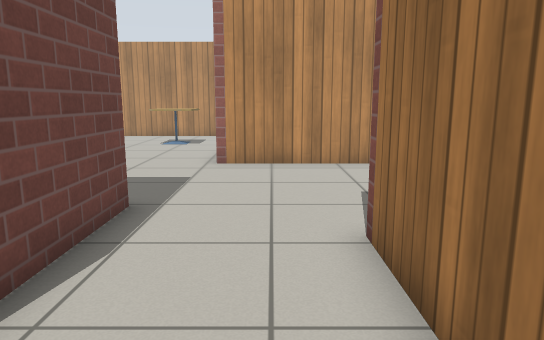
View 1 (above)

16 first-person views from a walk through a robot-simulator world made for Gazebo. The camera is 0.94 m above the floor, tilts 10° down and sees 70° across. The lines on the ground mark 1 m squares. The floor is counted in squares, 0.5 m on a side. Each view is taken from the middle of a square. On the plan, view 1 faces up. The plan holds only what a view shows up to about 19 squares ahead; the rest is blank. The place goes on beyond the plan. Simple patterns stand in for the simulator's built-in surfaces. Some stock models are drawn as simple stand-ins.

View 2
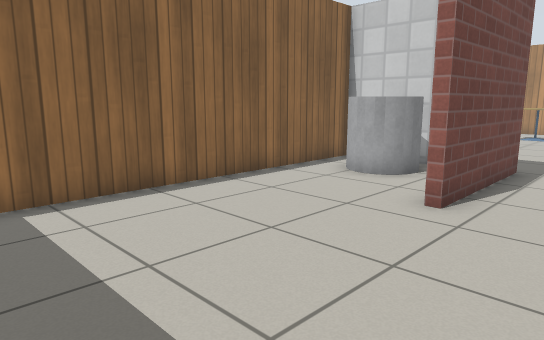

View 3
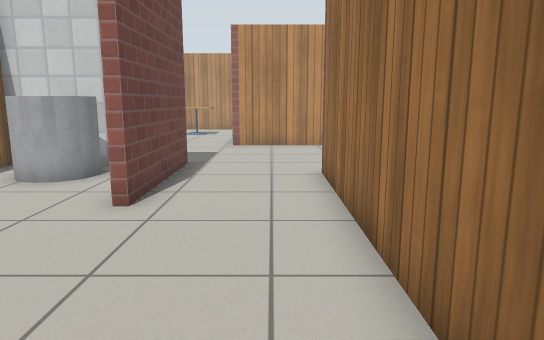

View 4
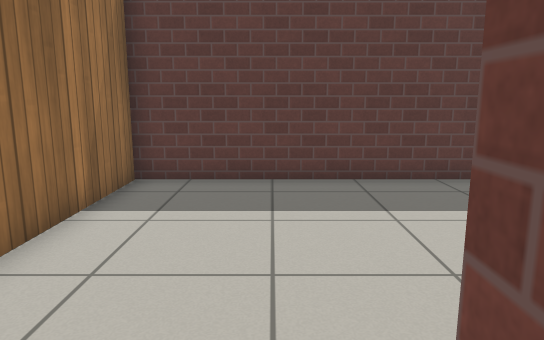

View 5
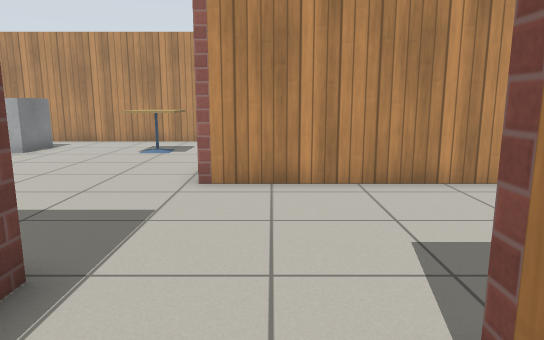

View 6
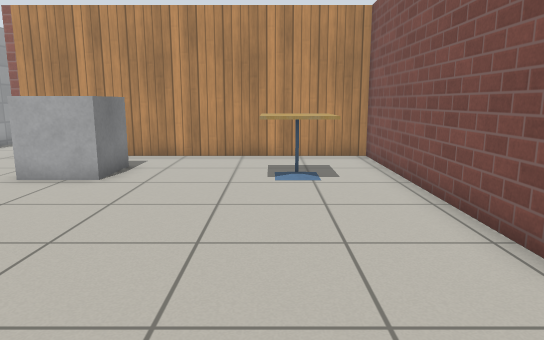

View 7
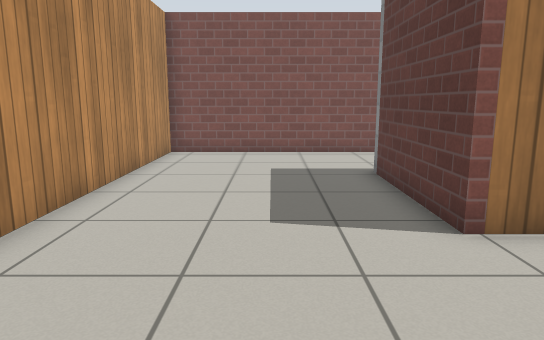

View 8
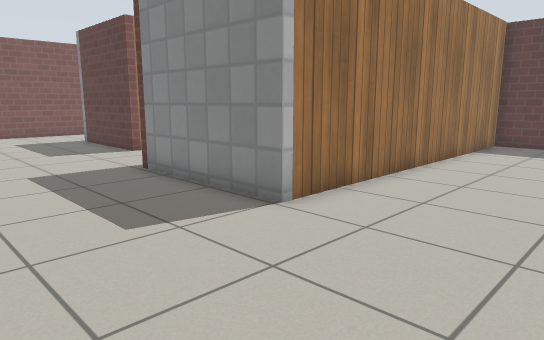

View 9
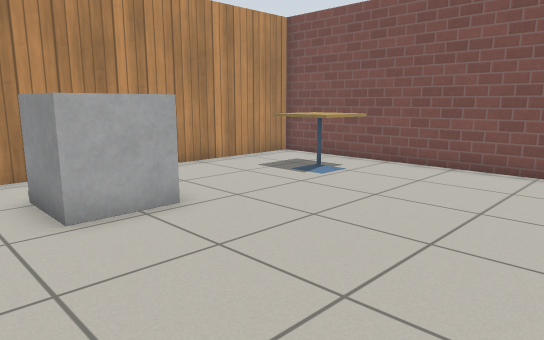

View 10
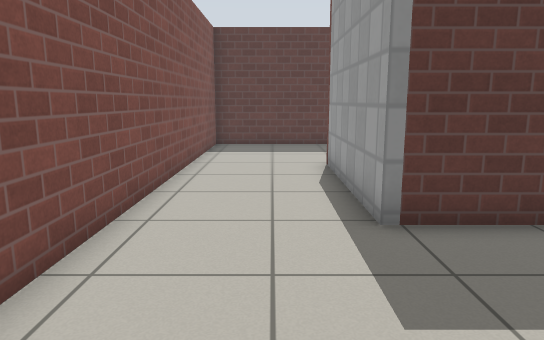

View 11
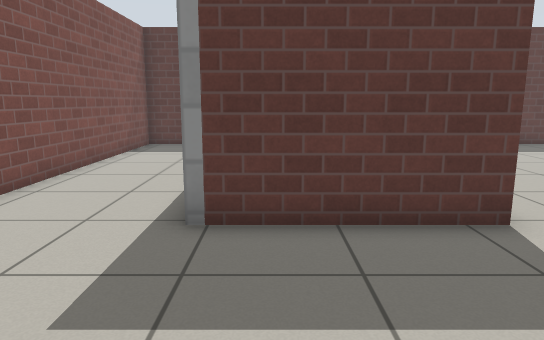

View 12
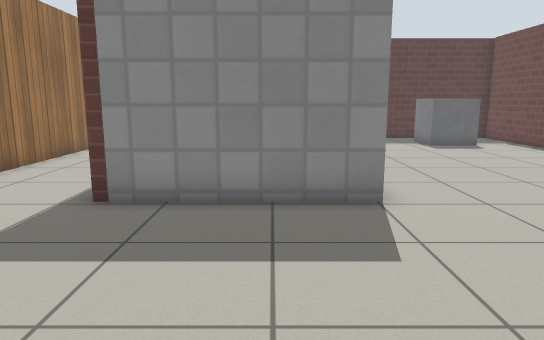

View 13
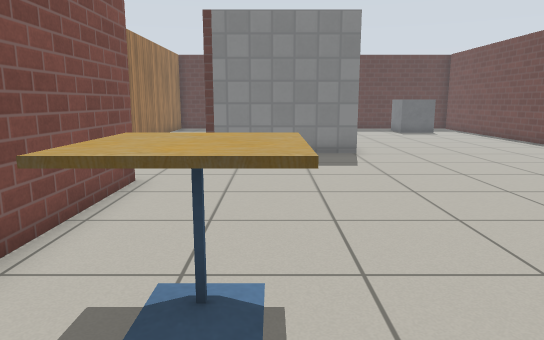

View 14
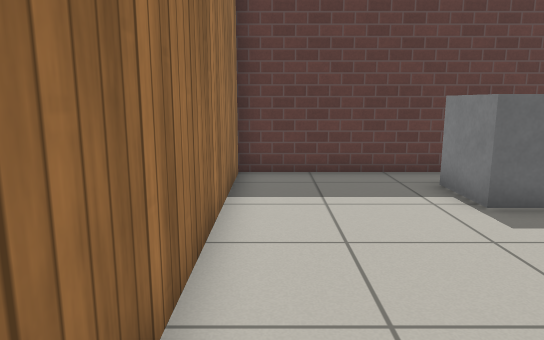

View 15
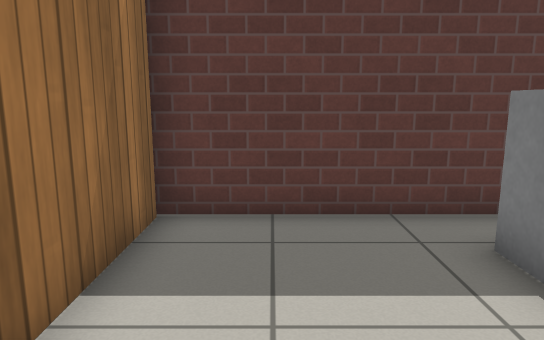

View 16
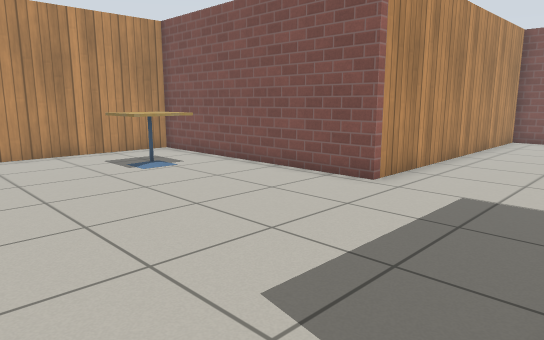

### Floor plan
Points are (right, up) in squares from view 1. A wall is a line through its corners. A room is listed if a view was taken in it or the views show most of it. See-through windows are left out.
Room 1 (views 1, 2, 3)
walls: (-2.6, 1.8) (-3, 1.8); (-7.1, -6.3) (1.3, -6.3) (1.3, 0.6); (-4.9, 6.5) (-7.8, 6.5) (-7.8, -3.7)
ways out: opening at (-1, 0.3) to room 2
objects: grey cylinder (-6, 4) to (-5, 5)
Room 2 (views 4, 5, 6, 7, 8, 9, 10, 11, 12, 13, 14, 15, 16)
walls: (1.3, 0.6) (1.3, 5.3) (6.3, 5.3) (6.3, -0.8); (-13.6, -6.3) (-8.1, -6.3) (-8.1, 6.8) (-2.6, 6.8) (-2.6, 1.8); (6.5, -6.3) (10.5, -6.3) (10.6, 11.8) (-1.7, 11.8) (-1.7, 21.5) (-13.5, 21.5)
ways out: opening at (-1, 0.3) to room 1; opening at (5.5, -3.5)
objects: grey box (-13, -5) to (-13, -3); grey box (-11, 17) to (-9, 19); cafe table (-5, 17) to (-3, 19)

Positions as (right, up) in squares from view 1, and headings:
1: (0, 0), facing up
2: (0, -5), facing up-left
3: (0, -5), facing up
4: (-2, 3), facing down
5: (0, 3), facing up
6: (-5, 8), facing up
7: (-4, 8), facing right
8: (-13, 12), facing down-right
9: (-13, 11), facing up-right
10: (8, 11), facing down
11: (5, 11), facing down
12: (-6, 14), facing down
13: (-5, 21), facing down
14: (-9, 4), facing down
15: (-10, 0), facing down
16: (-10, 7), facing up-right
